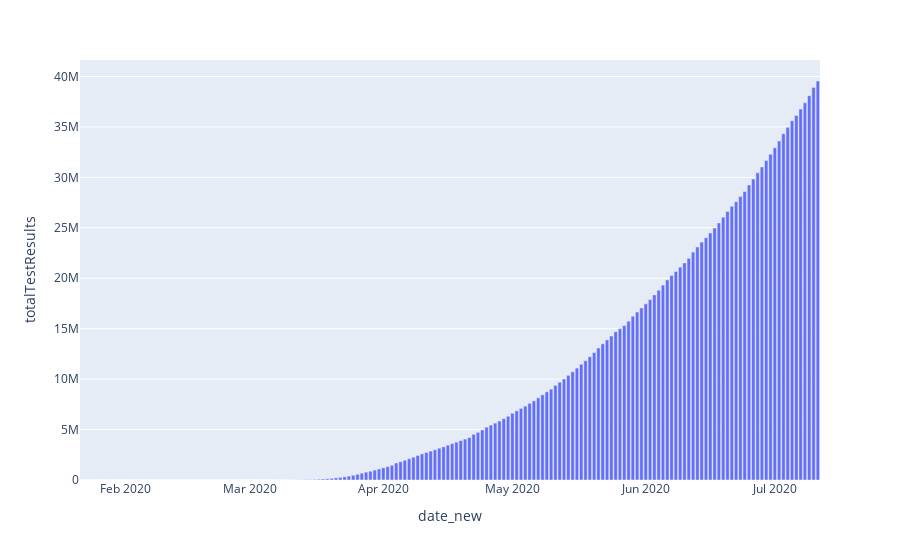

Source (notebook cell):
### Code cell
fig = px.bar(df
             ,x="date_new"
             ,y="totalTestResults"
             ,hover_data=['totalTestResults'])
fig.show()

### Figure 1 — Plotly figure (JSON) as saved in the notebook; plotly's stock layout.template omitted (floating-point values rounded to 4 significant figures; data arrays with more than 128 entries replaced by an {"elided": "..."} marker saying what was removed)
{"data": [{"alignmentgroup": "True", "customdata": {"elided": "172x1 int values"}, "hovertemplate": "date_new=%{x}<br>totalTestResults=%{customdata[0]}<extra></extra>", "legendgroup": "", "marker": {"color": "#636efa"}, "name": "", "offsetgroup": "", "orientation": "v", "showlegend": false, "textposition": "auto", "type": "bar", "x": {"elided": "172 str values"}, "xaxis": "x", "y": {"elided": "172 int values"}, "yaxis": "y"}], "layout": {"barmode": "relative", "legend": {"tracegroupgap": 0}, "margin": {"t": 60}, "xaxis": {"anchor": "y", "domain": [0, 1], "title": {"text": "date_new"}}, "yaxis": {"anchor": "x", "domain": [0, 1], "title": {"text": "totalTestResults"}}}}
